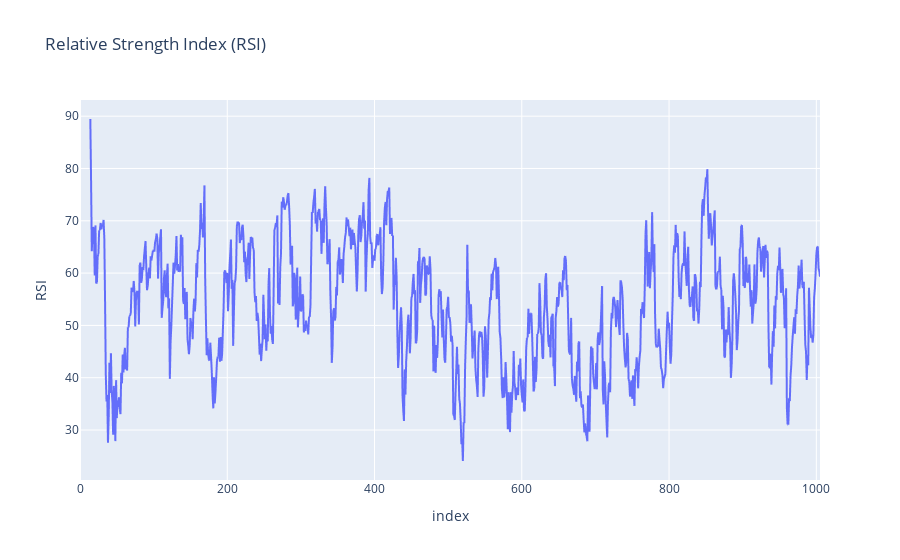

Notebook code for this chart:
### Code cell
googl_analyzer.plot_rsi(goog_technical_indicator)

### Figure 1 — Plotly figure (JSON) as saved in the notebook; plotly's stock layout.template omitted (floating-point values rounded to 4 significant figures; data arrays with more than 128 entries replaced by an {"elided": "..."} marker saying what was removed)
{"data": [{"hovertemplate": "index=%{x}<br>RSI=%{y}<extra></extra>", "legendgroup": "", "line": {"color": "#636efa", "dash": "solid"}, "marker": {"symbol": "circle"}, "mode": "lines", "name": "", "showlegend": false, "type": "scattergl", "x": {"elided": "1006 int values"}, "xaxis": "x", "y": {"elided": "1006 float values"}, "yaxis": "y"}], "layout": {"legend": {"tracegroupgap": 0}, "title": {"text": "Relative Strength Index (RSI)"}, "xaxis": {"anchor": "y", "domain": [0, 1], "title": {"text": "index"}}, "yaxis": {"anchor": "x", "domain": [0, 1], "title": {"text": "RSI"}}}}
